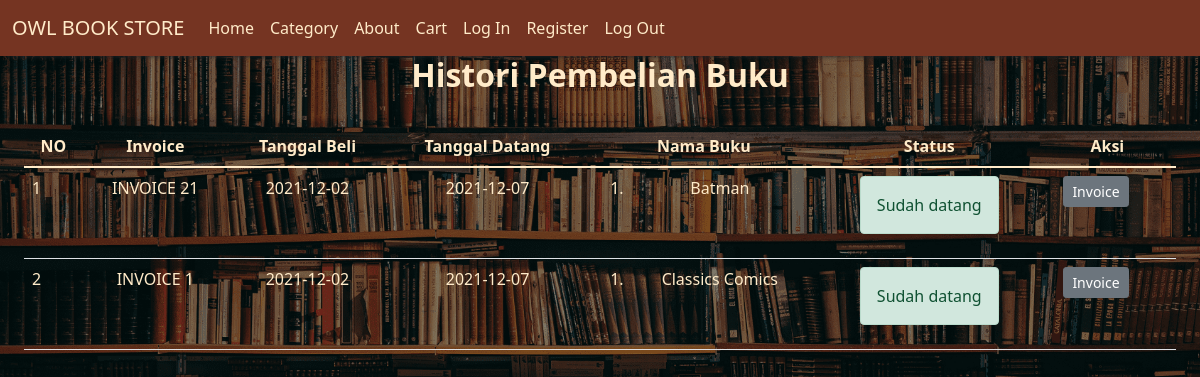
Page /histori_pembelian.php on the committed database.
### tables this page shows
CREATE TABLE `pembelian_comic` (
  `id_pembelian_comic` int(11) NOT NULL,
  `id_user` int(11) NOT NULL,
  `tanggal_beli` date NOT NULL,
  `tanggal_datang` date NOT NULL
);

CREATE TABLE `detail_pembelian_comic` (
  `id_detail_pembelian_comic` int(11) NOT NULL,
  `id_pembelian_comic` int(11) NOT NULL,
  `id_comic` int(11) NOT NULL,
  `qty` int(11) NOT NULL
);

CREATE TABLE `comic` (
  `id_comic` int(11) NOT NULL,
  `pengarang` varchar(50) NOT NULL,
  `judul` varchar(50) NOT NULL,
  `harga` int(50) NOT NULL,
  `foto_comic` varchar(255) NOT NULL
);

### src/histori_pembelian.php (the view, shortened to what this page needs)
<!DOCTYPE html>
<html lang="en">
<head>
    <link rel="stylesheet" href="../assets/css/style-comic.css">
    <link href="https://cdn.jsdelivr.net/npm/bootstrap@5.1.3/dist/css/bootstrap.min.css" rel="stylesheet">
</head>
<body class="bg">
    <nav class="navbar navbar-expand-lg navbar-light"
         style="box-shadow: 4px 4px 5px -4px; background: #753422;">
    <div class="container-fluid">
    <a class="navbar-brand" style = "color : #FFEBC9" href="#">OWL BOOK STORE</a>
    <div class="collapse navbar-collapse" id="navbarNav">
    <ul class="navbar-nav">
    <li class="nav-item">
    <a class="nav-link" style = "color : #FFEBC9" aria-current="page"href="index.php">Home</a>
    </li>
    <li class="nav-item">
    <a class="nav-link" style = "color : #FFEBC9" aria-current="page"
        href="index.php">Category</a>
    </li>
    <li class="nav-item">
    <a class="nav-link" style = "color : #FFEBC9" aria-current="page"
        href="index.php">About</a>
    </li>
    <li class="nav-item">
    <a class="nav-link" style = "color : #FFEBC9" aria-current="page"
        href="cart/cart.php">Cart</a>
    </li>
    <li class="nav-item">
    <a class="nav-link" style = "color : #FFEBC9" aria-current="page"
        href="signin/signin.php">Log In</a>
    </li>
    <li class="nav-item">
    <a class="nav-link" style = "color : #FFEBC9" aria-current="page"
        href="signup/signup.php">Register</a>
    </li>
    <li class="nav-item">
    <a class="nav-link" style = "color : #FFEBC9" aria-current="page"
        href="logout.php">Log Out</a>
    </li>
    </ul>
    </div>
    </div>
</nav>
<div style="margin-right: 2%; margin-left: 2%">
<h2 style="color: #FFEBC9; text-align: center"><strong>Histori Pembelian Buku</strong></h2>
<br>
<div class="table-responsive">
<table class="table" style = "color : #FFEBC9">
    <thead style = "text-align: center;">
        <th>NO</th>
        <th>Invoice</th>
        <th>Tanggal Beli</th>
        <th>Tanggal Datang</th>
        <th>Nama Buku</th>
        <th>Status</th>
        <th colspan="2">Aksi</th>
    </thead>
    <tbody>
        <?php
        include "connection.php";
        $qry_histori=mysqli_query($conn,"select * from pembelian_comic order by id_pembelian_comic desc");
        $no=0;
        while($dt_histori=mysqli_fetch_array($qry_histori)){
            $no++;
            $comic_dibeli="<ol>";
            $qry_comic=mysqli_query($conn,"select * from  detail_pembelian_comic join comic on comic.id_comic=detail_pembelian_comic.id_comic where id_pembelian_comic = '".$dt_histori['id_pembelian_comic']."'");
            while($dt_comic=mysqli_fetch_array($qry_comic)){
                $comic_dibeli.="<li>".$dt_comic['judul']."</li>";
            }
            $comic_dibeli.="</ol>";
            $qry_cek_datang=mysqli_query($conn,"select * from kedatangan_comic where id_pembelian_comic = '".$dt_histori['id_pembelian_comic']."'");
            if(mysqli_num_rows($qry_cek_datang)>0){
                $status_datang="<label class='alert alert-success'>Sudah datang <br></label>";
                $button_datang="";
            } else {
                $status_datang="<label class='alert alert-danger'>Belum datang</label>";
                $button_datang="<a href='datang.php?id=".$dt_histori['id_pembelian_comic']."' class='btn btn-warning' onclick='return confirm(\"apakah anda yakin comic sudah datang?\")'>Konfirmasi</a>";
            }
        ?>
        <tr style="color: #FFEBC9">
            <td ><?=$no?></td>
            <td style = "text-align: center;">INVOICE <?php echo $dt_histori['id_pembelian_comic']?></td>
            <td style = "text-align: center;"><?=$dt_histori['tanggal_beli']?></td>
            <td style = "text-align: center;"><?=$dt_histori['tanggal_datang']?></td>
            <td style = "text-align: center;"><?=$comic_dibeli?></td>
            <td style = "text-align: center;"><?=$status_datang?></td>
            <td style = "text-align: center;"><a href="../src/invoice/transaksi_invoice.php?id=<?php echo $dt_histori['id_pembelian_comic'] ?>" target="_blank" class="btn btn-sm btn-secondary">Invoice</a></td>
            <td><?=$button_datang?></td>
        </tr>
        <?php
        }
        ?>
    </tbody>
</table>
</div>
</div>
<?php
    include "footer.php";
?>
</body>
</html>

### assets/css/style-comic.css (style rules this page uses)
body, html { scroll-behavior: smooth; height: 100%; }
body { margin: 0px; padding: 0px; }
.bg { background-image: url(../images/cover2.png); background-size: cover; background-position: center; background-repeat: no-repeat; height: 120%; position: relative; }

### rows in the picture
pembelian_comic: id_pembelian_comic "21", tanggal_beli "2021-12-02", tanggal_datang "2021-12-07"
detail_pembelian_comic: id_comic.judul "Batman"
pembelian_comic: id_pembelian_comic "1", tanggal_beli "2021-12-02", tanggal_datang "2021-12-07"
detail_pembelian_comic: id_comic.judul "Classics Comics"
